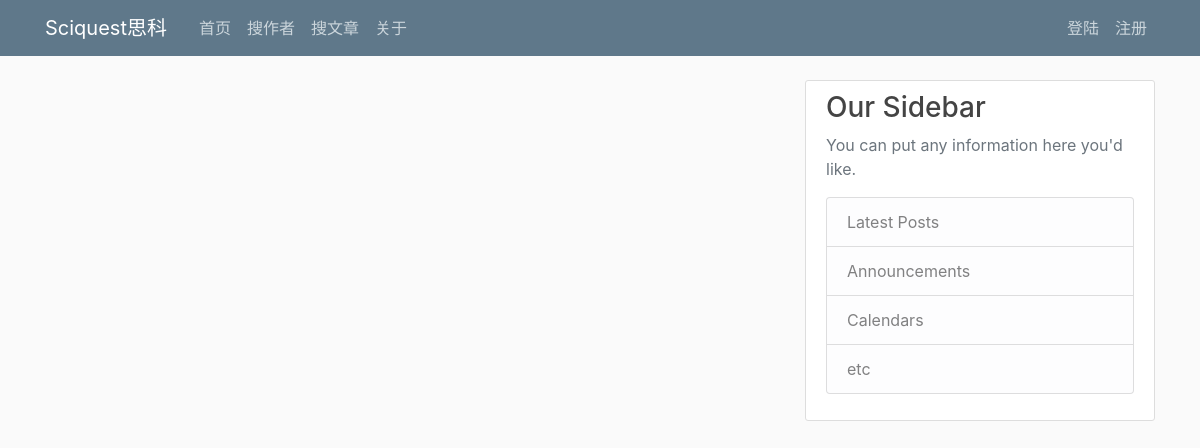
Page /home on the earlier database version.
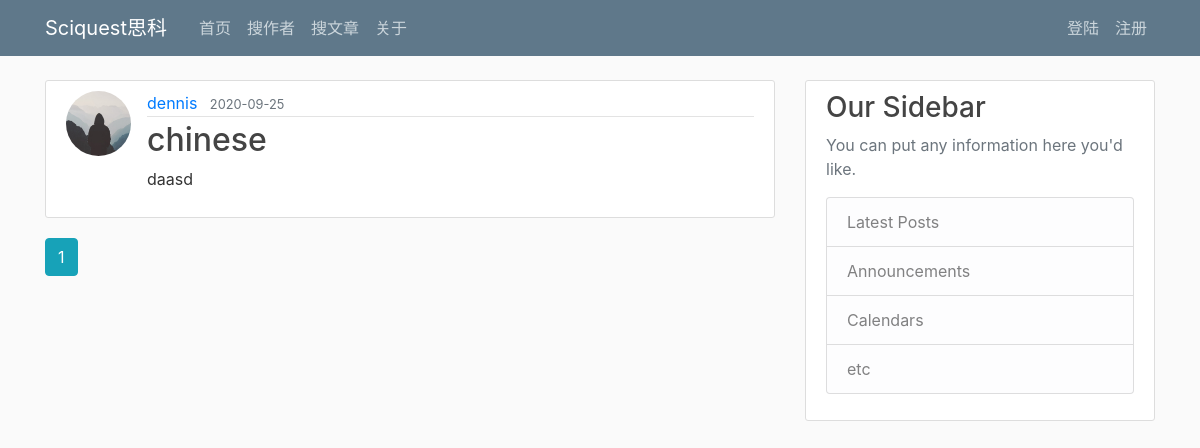
Same page on the later database version.
### app/models.py (models this page shows, shortened)
class Post(db.Model):
    id = db.Column(db.Integer, index=True, unique=True, primary_key=True, autoincrement=True)
    title = db.Column(db.String(20), nullable=False)
    date_posted = db.Column(db.DateTime, nullable=False, default=datetime.utcnow)
    description = db.Column(db.Text, nullable=False)
    url = db.Column(db.String(256), nullable=False)
    venue = db.Column(db.String(64), nullable=False)
    user_id = db.Column(db.Integer, db.ForeignKey('user.id'), nullable=False)

class User(db.Model, UserMixin):
    __tablename__ = "user"
    id = db.Column(db.Integer, primary_key=True)
    username = db.Column(db.String(20), index=True, unique=True, nullable=False)
    email = db.Column(db.String(120), index=True, unique=True, nullable=False)
    password = db.Column(db.String(60), nullable=False)
    image_file = db.Column(db.String(20), nullable=False, default='default.png');
    university = db.Column(db.String(60), nullable=False)
    major = db.Column(db.String(60), nullable=False)
    interest1 = db.Column(db.String(60), nullable=False)
    interest2 = db.Column(db.String(60), nullable=False)
    posts = db.relationship('Post', backref='author', lazy=True)

### app/routes.py (the view)
@app.route("/")
@app.route("/home")
def home():
    page = request.args.get('page', 1, type=int)
    posts = Post.query.order_by(Post.date_posted.desc()).paginate(page=page, per_page=5)
    return render_template('home.html', posts=posts)

### app/templates/home.html
{% extends "layout.html" %}
{% block content %}
    {% for post in posts.items %}
        <article class="media content-section">
          <img class="rounded-circle article-img" src="{{ url_for('static', filename='profile_pics/' + post.author.image_file) }}">
          <div class="media-body">
            <div class="article-metadata">
              <a class="mr-2" href="{{ url_for('user_posts', username=post.author.username) }}">{{ post.author.username }}</a>
              <small class="text-muted">{{ post.date_posted.strftime('%Y-%m-%d') }}</small>
            </div>
            <h2><a class="article-title" href="{{ url_for('post', post_id=post.id) }}">{{ post.title }}</a></h2>
            <p class="article-content">{{ post.description }}</p>
          </div>
        </article>
    {% endfor %}
    {% for page_num in posts.iter_pages(left_edge=1, right_edge=1, left_current=1, right_current=2) %}
      {% if page_num %}
        {% if posts.page == page_num %}
          <a class="btn btn-info mb-4" href="{{ url_for('home', page=page_num) }}">{{ page_num }}</a>
        {% else %}
          <a class="btn btn-outline-info mb-4" href="{{ url_for('home', page=page_num) }}">{{ page_num }}</a>
        {% endif %}
      {% else %}
        ...
      {% endif %}
    {% endfor %}
{% endblock content %}

### app/templates/layout.html (shortened to what this page needs)
<!DOCTYPE html>
<html>
<head>
    <link rel="stylesheet" href="https://maxcdn.bootstrapcdn.com/bootstrap/4.0.0/css/bootstrap.min.css">
    <link rel="stylesheet" type="text/css" href="{{ url_for('static', filename='main.css') }}">
</head>
<body>
    <header class="site-header">
      <nav class="navbar navbar-expand-md navbar-dark bg-steel fixed-top">
        <div class="container">
          <a class="navbar-brand mr-4" href="/">Sciquest思科</a>
          <div class="collapse navbar-collapse" id="navbarToggle">
            <div class="navbar-nav mr-auto">
            <a class="nav-item nav-link" href="/">首页</a>
                <a class="nav-item nav-link" href="/search_author">搜作者</a>
                <a class="nav-item nav-link" href="/search_venue">搜文章</a>
              <a class="nav-item nav-link" href="/about">关于</a>
            </div>
            <div class="navbar-nav">
                {% if current_user.is_authenticated %}
                <a class="nav-item nav-link" href="{{ url_for('new_post') }}">发表文章</a>
                <a class="nav-item nav-link" href="{{ url_for('account') }}">账户</a>
                <a class="nav-item nav-link" href="{{ url_for('logout') }}">登出</a>
              {% else %}
                <a class="nav-item nav-link" href="{{ url_for('login') }}">登陆</a>
                <a class="nav-item nav-link" href="{{ url_for('register') }}">注册</a>
              {% endif %}
            </div>
          </div>
        </div>
      </nav>
    </header>
    <main role="main" class="container">
      <div class="row">
         <div class="col-md-8">
          {% block content %}{% endblock %}
        </div>
        <div class="col-md-4">
          <div class="content-section">
            <h3>Our Sidebar</h3>
            <p class='text-muted'>You can put any information here you'd like.
              <ul class="list-group">
                <li class="list-group-item list-group-item-light">Latest Posts</li>
                <li class="list-group-item list-group-item-light">Announcements</li>
                <li class="list-group-item list-group-item-light">Calendars</li>
                <li class="list-group-item list-group-item-light">etc</li>
              </ul>
            </p>
          </div>
        </div>
      </div>
    </main>
</body>
</html>

### app/static/main.css (style rules this page uses)
body { background: #fafafa; color: #333333; margin-top: 5rem; }
h1, h2, h3, h4, h5, h6 { color: #444444; }
.bg-steel { background-color: #5f788a; }
.site-header .navbar-nav .nav-link { color: #cbd5db; }
.content-section { background: #ffffff; padding: 10px 20px; border: 1px solid #dddddd; border-radius: 3px; margin-bottom: 20px; }
.article-title { color: #444444; }
.article-content { white-space: pre-line; }
.article-img { height: 65px; width: 65px; margin-right: 16px; }
.article-metadata { padding-bottom: 1px; margin-bottom: 4px; border-bottom: 1px solid #e3e3e3 }

Differences in the rows shown:
added Post: image_file (placeholder picture), author.username "dennis", date_posted "2020-09-25", title "chinese", description "daasd"
Other differences:
new list line: "1"
